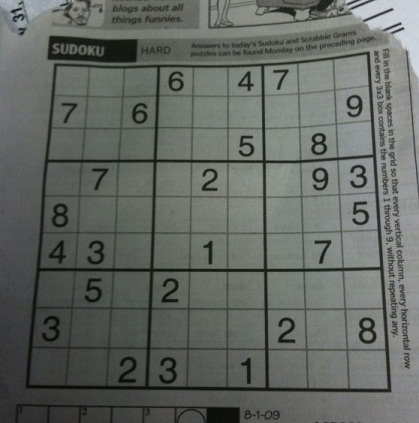
#> input picture Lab/lab06/sudoku-original.jpg, 419 x 423 px, given in place of the camera
$ python src_02.py
#> lines starting #> are read from the running program, lines starting #| are printed output that depends on the picture
import cv2
import numpy as np

SIZE = 350

video = cv2.VideoCapture(0)
video.set(cv2.CAP_PROP_FRAME_WIDTH, SIZE)
video.set(cv2.CAP_PROP_FRAME_HEIGHT, SIZE)

while True:
    ret, frame = video.read()
#> frame is the input picture: shape (423, 419, 3); mean B, G, R 98.9, 103.6, 99.4
    cv2.imshow("video capture original", frame)

    # 8.	Increase the brightness of the image
    alpha = 1.0
    beta = 100
    brightness = cv2.convertScaleAbs(frame, alpha=alpha, beta=beta)
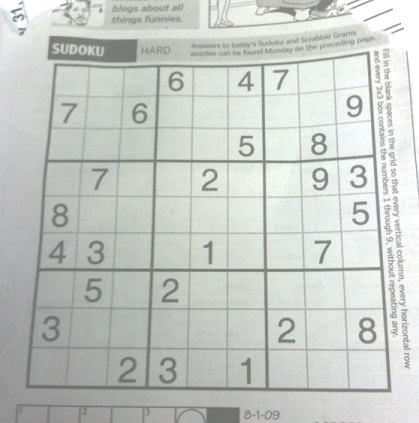
#> brightness: shape (423, 419, 3); mean B, G, R 198.1, 202.9, 198.8
    cv2.imshow("2.8 increase the brightness", brightness)

    # 9.	Enhance the image contrast by using global histogram equalization
    equalization = cv2.equalizeHist(cv2.cvtColor(frame, cv2.COLOR_BGR2GRAY))
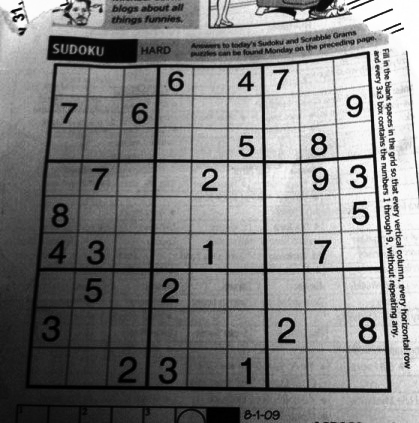
#> equalization: shape (423, 419); min 0, max 255, mean 128.6
    cv2.imshow("2.9 histogram equalization", equalization)

    # 10.	Enhance the image contrast by using adaptive histogram equalization (CLAHE)
    clahe = cv2.createCLAHE(clipLimit=2.0, tileGridSize=(8, 8))
    cl1 = clahe.apply(cv2.cvtColor(frame, cv2.COLOR_BGR2GRAY))
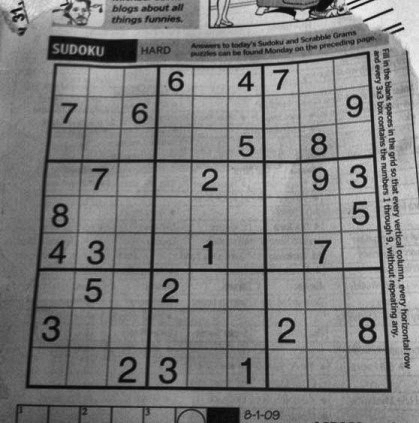
#> cl1: shape (423, 419); min 4, max 244, mean 127.8
    cv2.imshow("2.10 adaptive histogram equalization", cl1)

    if cv2.waitKey(1) & 0xFF == ord("q"):
#> (key q is pressed here)
        break

video.release()
cv2.destroyAllWindows()
